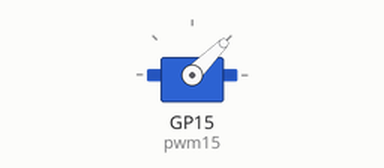
The program below on a simulated Raspberry Pi Pico running MicroPython. Shown: servo. Servo angles are drawn from the pulse width (0.5 ms = 0°, 2.5 ms = 180°).

Above: at 0.05 s.
At 1.5 s:
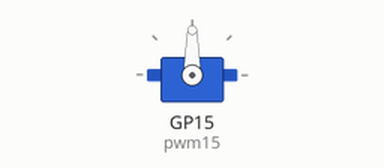
At 3.0 s:
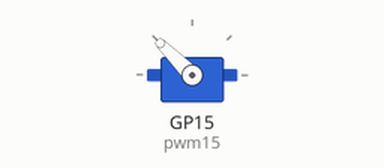
Timing chart, 0 to 6.9 s (numbered marks = the images above):
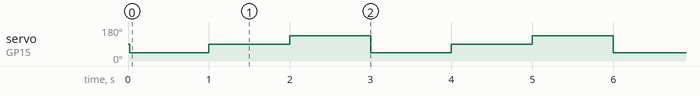

Measured:
- by itself, servo on GP15 (pwm15): repeats every 3.0 s: 90° 1.0 s, 135° 1.0 s, 45° 1.0 s

The program:

servoBasics.py
```python
from machine import Pin, PWM
import utime

MID = 1500000
MIN = 1000000
MAX = 2000000


pwm15 = PWM(Pin(15))

pwm15.freq(50)
pwm15.duty_ns(MID)

while True:
    pwm15.duty_ns(MIN)
    utime.sleep(1)
    pwm15.duty_ns(MID)
    utime.sleep(1)
    pwm15.duty_ns(MAX)
    utime.sleep(1)
```
